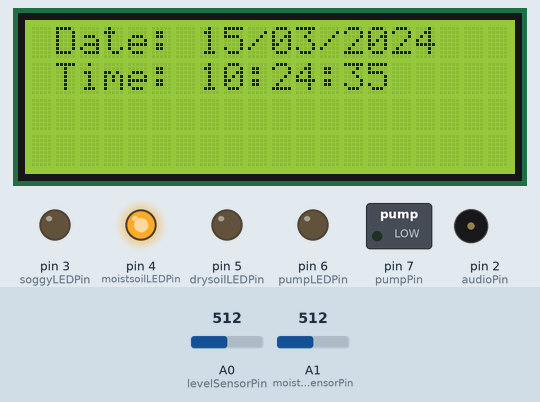
A sketch run on a simulated Arduino Uno, built with avr-gcc and run on an emulated ATmega328P. Shown: 20×4 character LCD, switched loads named in the sketch (green lamp = pin HIGH), output pins drawn as LEDs (lit = HIGH), buzzer (waves = sounding). The test bench sets the inputs (shaded band); at power-on: A0 (levelSensorPin) = 512, A1 (moistureSensorPin) = 512. The local clock reads 2024-03-15 10:24:30 at power-on unless the sketch sets it.

Above: at 6.3 s.
6.4 s: A0 (levelSensorPin) set to 592
8.4 s: A0 (levelSensorPin) set to 615
At 10.3 s:
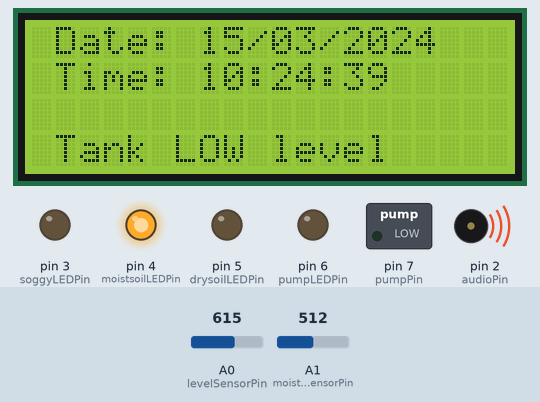
12.0 s: A1 (moistureSensorPin) set to 682
15.6 s: A1 (moistureSensorPin) set to 706
17.1 s: A1 (moistureSensorPin) set to 290
At 19.72 s:
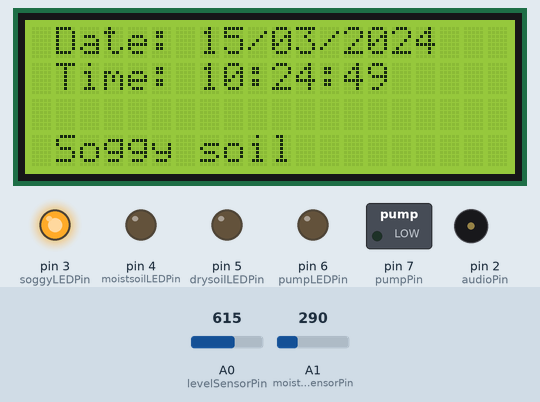
At 20.6 s:
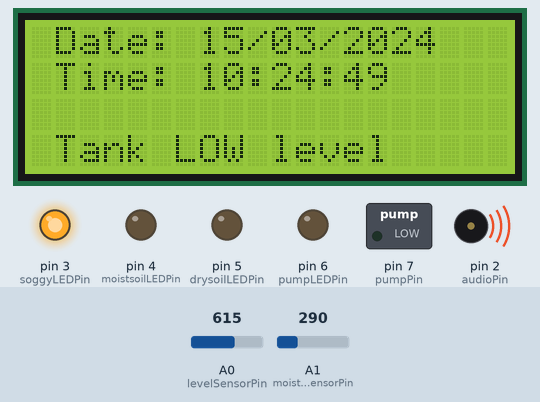
20.7 s: A1 (moistureSensorPin) set to 310
At 23.81 s:
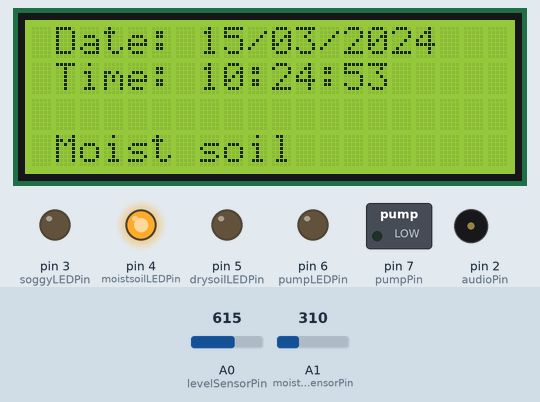
Timing chart, 0 to 25.3 s (numbered marks = the images above; inputs shaded):
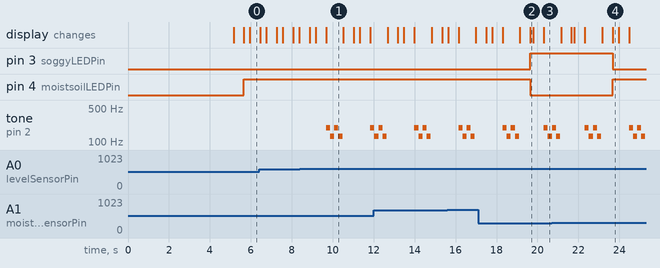

Measured:
- the behaviour switches between 600 and 601 on A0 (levelSensorPin) (found by bisection; images 0 and 1)
- the behaviour switches between 299 and 300 on A1 (moistureSensorPin) (found by bisection; images 3 and 4)
- after the input at 8.4 s, tone on pin 2 (audioPin): plays 196 Hz for 0.20 s, 131 Hz for 0.20 s, 196 Hz for 0.20 s, 131 Hz for 0.20 s, 196 Hz for 0.16 s, starting after 1.3 s; the display: first differs from a run without the input after 1.3 s (image 1)
- after the input at 17.1 s, pin 3 (soggyLEDPin): LOW → HIGH after 2.6 s; pin 5 (drysoilLEDPin): stays LOW (without the input it goes to HIGH after 2.6 s); the display: first differs from a run without the input after 2.6 s (image 2)
- after the input at 20.7 s, pin 3 (soggyLEDPin): HIGH → LOW after 3.0 s; pin 4 (moistsoilLEDPin): LOW → HIGH after 3.0 s; the display: first differs from a run without the input after 3.0 s (image 4)
- what the display in image 1 shows lasts 0.8 s, from 9.7 s to 10.5 s

The sketch:

sysem_by_irrigation.ino
```cpp
// libraries definition
#include <Wire.h>
#include <LiquidCrystal_I2C.h>
#include "RTClib.h"

// frequency musical notes
#define NOTE_C6 1047
#define NOTE_C3 131
#define NOTE_G3 196

// pins definition
int levelSensorPin = 0;
int moistureSensorPin = 1;
int audioPin = 2;
int soggyLEDPin = 3;
int moistsoilLEDPin = 4;
int drysoilLEDPin = 5;
int pumpLEDPin = 6;
int pumpPin = 7;

// variables
int levelSensorValue; // stores the level sensor values
int moistureSensorValue; // stores the moisture sensor values
int j = 0;

// system messages
const char *string_table[] =
{
" Welcome! =)",
" Tank LOW level",
" Dry soil",
" Moist soil",
" Soggy soil",
"The water pump is on",
" ArduinoByMyself",
" Watering System",
" Please wait!"
};

// objects definition
RTC_DS1307 RTC;
LiquidCrystal_I2C lcd(0x27,20,4);

void setup(){
// serial initialization
Serial.begin(9600);

// LCD initialization
lcd.init();
lcd.backlight(); // with Backlight
lcd.clear(); // clearscreen

// Wire initialization
Wire.begin();

// RTC initialization
RTC.begin();
if (!RTC.isrunning()){
// date and time adjust as the PC computer date and time
RTC.adjust(DateTime(__DATE__, __TIME__));
}

// Arduino pins initalization
pinMode(audioPin, OUTPUT);
pinMode(soggyLEDPin, OUTPUT);
pinMode(moistsoilLEDPin,OUTPUT);
pinMode(drysoilLEDPin,OUTPUT);
pinMode(pumpLEDPin,OUTPUT);
pinMode(pumpPin,OUTPUT);

// LCD initial messages
lcd.clear();
lcd.setCursor(0,0);
lcd.print(string_table[6]);
lcd.setCursor(0,1);
lcd.print(string_table[7]);
lcd.setCursor(0,3);
lcd.print(string_table[0]);
// initialization delay
delay(5000);
}

void loop(){

// RTC parameters definition
DateTime myRTC = RTC.now();
int H = myRTC.hour();
int M = myRTC.minute();
int S = myRTC.second();

// call Clock Function
//RightHour();

// reads the sensors
levelSensorValue = analogRead(levelSensorPin);
moistureSensorValue = analogRead(moistureSensorPin);

// if low water level: plays the low level alarm
if(levelSensorValue > 600){
// system messages
lcd.clear();
RightHour();
lcd.setCursor(0,3);
lcd.print(string_table[1]);
// plays the alarm sound
for(int i=0;i<2;i++){
tone(audioPin, NOTE_G3, 200);
delay(200);
tone(audioPin, NOTE_C3, 200);
delay(200);
noTone(audioPin);
}
}

// check the moisture range
if(moistureSensorValue >= 700){
// in case of dry soil:
// system messages
lcd.clear();
RightHour();
lcd.setCursor(0,3);
lcd.print(string_table[2]);
// lights up the correct LED
digitalWrite(drysoilLEDPin,HIGH);
digitalWrite(moistsoilLEDPin,LOW);
digitalWrite(soggyLEDPin,LOW);
// plays the alarm sound
tone(audioPin, NOTE_C6, 100);
delay(250);
noTone(audioPin);
}
if((moistureSensorValue < 700) && (moistureSensorValue >= 300)){
// in case of moist soil:
// system messages
lcd.clear();
RightHour();
lcd.setCursor(0,3);
lcd.print(string_table[3]);
// lights up the correct LED
digitalWrite(drysoilLEDPin,LOW);
digitalWrite(moistsoilLEDPin,HIGH);
digitalWrite(soggyLEDPin,LOW);
delay(250);
}
if(moistureSensorValue < 300){
// in case of soggy soil:
// system messages
lcd.clear();
RightHour();
lcd.setCursor(0,3);
lcd.print(string_table[4]);
// lights up the correct LED
digitalWrite(drysoilLEDPin,LOW);
digitalWrite(moistsoilLEDPin,LOW);
digitalWrite(soggyLEDPin,HIGH);
delay(100);
}

// if the soil is dry and if it is the right time: turn on the pump for 1 minute
if((H == 16) && (M == 50) && (S == 00)){
while(moistureSensorValue >= 700){
// system messages
lcd.clear();
RightHour();
lcd.setCursor(0,1);
lcd.print(string_table[8]);
lcd.setCursor(0,3);
lcd.print(string_table[5]);
// turn the pump on
digitalWrite(pumpPin,HIGH);
digitalWrite(pumpLEDPin,HIGH);
delay(10000);
// if the soil is not moist so far
// reads the moisture sensor once more
moistureSensorValue = analogRead(moistureSensorPin);
}
// turn the pump off
digitalWrite(pumpPin,LOW);
digitalWrite(pumpLEDPin,LOW);
}

}

// Real Time Clock Function
void RightHour()
{
DateTime Now = RTC.now();
String clock_date = " Date: ";
String clock_hour = " Time: ";

int _day = Now.day();
int _month = Now.month();
int _year = Now.year();

clock_date += fixZero(_day);
clock_date += "/";
clock_date += fixZero(_month);
clock_date += "/";
clock_date += _year;

int _hour = Now.hour();
int _minute = Now.minute();
int _second = Now.second();

clock_hour += fixZero(_hour);
clock_hour += ":";
clock_hour += fixZero(_minute);
clock_hour += ":";
clock_hour += fixZero(_second);

lcd.clear();
lcd.setCursor(0, 0);
lcd.print(clock_date);
lcd.setCursor(0, 1);
lcd.print(clock_hour);

delay(500);
}

String fixZero(int i)
{
String ret;
if (i < 10) ret += "0";
ret += i;
return ret;
}
```
